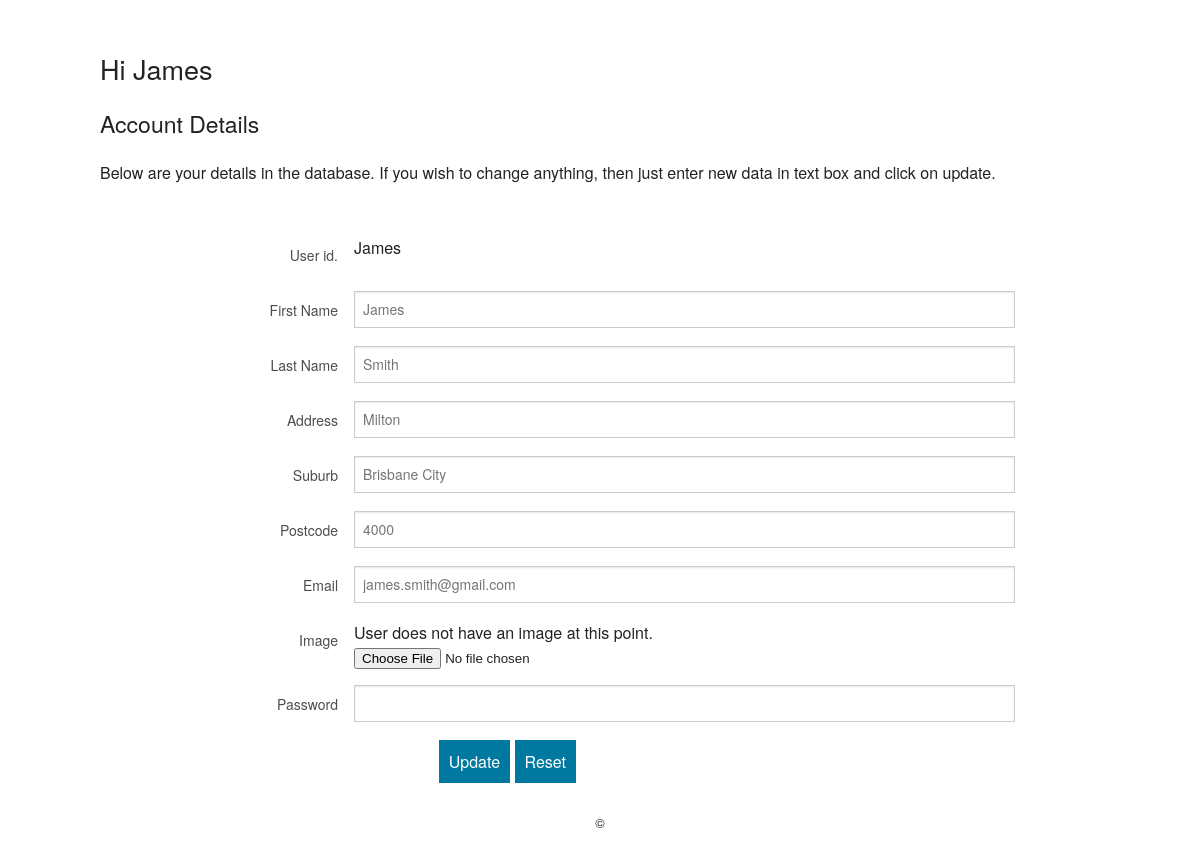
/account.php (signed in), run on the app's committed database.
### tables this page shows
CREATE TABLE `users` (
  `user_id` varchar(32) NOT NULL PRIMARY KEY,
  `fname` varchar(255) NOT NULL,
  `lname` varchar(255) NOT NULL,
  `address` varchar(255) NOT NULL,
  `email` varchar(255) NOT NULL,
  `password` varchar(255) NOT NULL,
  `type` varchar(20) NOT NULL DEFAULT 'user',
  `date_time` timestamp NOT NULL DEFAULT CURRENT_TIMESTAMP,
  `image` varchar(64) DEFAULT null,
  `postcode` varchar(16) NOT NULL,
  `suburb` varchar(64) NOT NULL,
  `desc` varchar(1024) DEFAULT NULL
);

### account.php (the view, shortened to what this page needs)
<?php
include 'config.php';
?>
<!doctype html>
<html class="no-js" lang="en">
  <head>
    <link rel="stylesheet" href="css/foundation.css" />
  </head>
  <body>
    <div class="row" style="margin-top:30px;">
      <div class="small-12">
        <p>
			<?php
				echo '<h3>Hi ' .$_SESSION['fname'] .'</h3>';
			?>
		</p>
        <p><h4>Account Details</h4></p>
        <p>Below are your details in the database. If you wish to change anything, then just enter new data in text box and click on update.</p>
      </div>
    </div>
    <form method="POST" action="index.php?page=update" style="margin-top:30px;" enctype="multipart/form-data">
      <div class="row">
        <div class="small-12">
              <?php
                $result = $mysqli->query("SELECT * FROM users WHERE user_id='".$_SESSION['user_id']."'");
                if($result) {
                  $obj = $result->fetch_object();
          		  echo '<div class="row">';
                  echo '<div class="small-3 columns">';
                    echo '<label for="user_id" class="right inline">User id.</label>';
                  echo '</div>';
                  echo '<div class="small-8 columns end">';
                  echo '<span id="user_id">'. $obj->fname. '</span>';
                  echo '</div>';
				  echo '</div>';
          		  echo '<div class="row">';
                  echo '<div class="small-3 columns">';
                    echo '<label for="right-label" class="right inline">First Name</label>';
                  echo '</div>';
                  echo '<div class="small-8 columns end">';
                  echo '<input type="text" id="right-label" placeholder="'. $obj->fname. '" name="fname">';
                  echo '</div>';
				  echo '</div>';
                  echo '<div class="row">';
                  echo '<div class="small-3 columns">';
                  echo '<label for="right-label" class="right inline">Last Name</label>';
                  echo '</div>';
                  echo '<div class="small-8 columns end">';
                  echo '<input type="text" id="right-label" placeholder="'. $obj->lname. '" name="lname">';
                  echo '</div>';
                  echo '</div>';
                  echo '<div class="row">';
                  echo '<div class="small-3 columns">';
                  echo '<label for="right-label" class="right inline">Address</label>';
                  echo '</div>';
                  echo '<div class="small-8 columns end">';
                  echo '<input type="text" id="right-label" placeholder="'. $obj->address. '" name="address">';
                  echo '</div>';
                  echo '</div>';
                  echo '<div class="row">';
                  echo '<div class="small-3 columns">';
                  echo '<label for="right-label" class="right inline">Suburb</label>';
                  echo '</div>';
                  echo '<div class="small-8 columns end">';
                  echo '<input type="text" id="right-label" placeholder="'. $obj->suburb. '" name="suburb">';
                  echo '</div>';
                  echo '</div>';
                  echo '<div class="row">';
                  echo '<div class="small-3 columns">';
                  echo '<label for="right-label" class="right inline">Postcode</label>';
                  echo '</div>';
                  echo '<div class="small-8 columns end">';
                  echo '<input type="text" id="right-label" placeholder="'. $obj->postcode. '" name="postcode">';
                  echo '</div>';
                  echo '</div>';
                  echo '<div class="row">';
                  echo '<div class="small-3 columns">';
                  echo '<label for="right-label" class="right inline">Email</label>';
                  echo '</div>';
                  echo '<div class="small-8 columns end">';
                  echo '<input type="email" id="right-label" placeholder="'. $obj->email. '" name="email">';
                  echo '</div>';
                  echo '</div>';
                  echo '<div class="row">';
                  echo '<div class="small-3 columns">';
                  echo '<label for="image" class="right inline">Image</label>';
                  echo '</div>';
                  echo '<div class="small-8 columns end">';
					if(file_exists("user_images/".$_SESSION["user_id"]))
						echo '<img src="user_images/'.$_SESSION["user_id"].'">';
					else
						echo "User does not have an image at this point.";
                  echo '<input type="file" id="image" name="image">';
                  echo '</div>';
                  echo '</div>';
              }
              echo '<div class="row">';
              echo '<div class="small-3 columns">';
              echo '<label for="right-label" class="right inline">Password</label>';
              echo '</div>';
              echo '<div class="small-8 columns end">';
              echo '<input type="password" id="right-label" name="pwd">';
              echo '</div>';
              echo '</div>';
          ?>
          <div class="row">
            <div class="small-8 columns">
              <input type="submit" id="right-label" value="Update" style="background: #0078A0; border: none; color: #fff; font-family: 'Helvetica Neue', sans-serif; font-size: 1em; padding: 10px;">
              <input type="reset" id="right-label" value="Reset" style="background: #0078A0; border: none; color: #fff; font-family: 'Helvetica Neue', sans-serif; font-size: 1em; padding: 10px;">
            </div>
          </div>
        </div>
      </div>
    </form>
    <div class="row" style="margin-top:30px;">
      <div class="small-12">
        <footer>
           <p style="text-align:center; font-size:0.8em;">&copy; </p>
        </footer>
      </div>
    </div>
  </body>
</html>

### data on the page
users: fname "James", lname "Smith", address "Milton", suburb "Brisbane City", postcode "4000", email "james.smith@gmail.com"

### other printed values
$_SESSION['fname'] "James"
